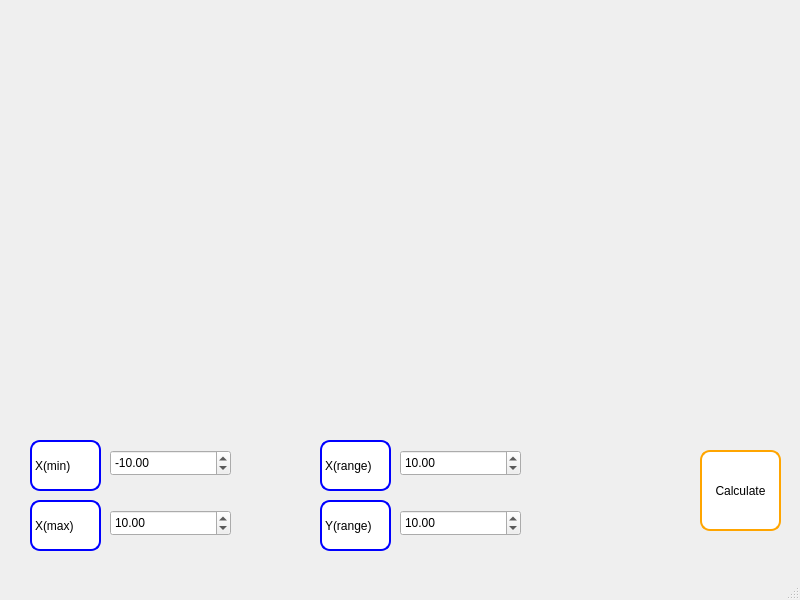
<?xml version="1.0" encoding="UTF-8"?>
<ui version="4.0">
 <class>PlotterWindow</class>
 <widget class="QMainWindow" name="PlotterWindow">
  <property name="geometry">
   <rect>
    <x>0</x>
    <y>0</y>
    <width>800</width>
    <height>600</height>
   </rect>
  </property>
  <property name="windowTitle">
   <string>MainWindow</string>
  </property>
  <widget class="QWidget" name="centralwidget">
   <widget class="QCustomPlot" name="widget" native="true">
    <property name="geometry">
     <rect>
      <x>10</x>
      <y>10</y>
      <width>771</width>
      <height>421</height>
     </rect>
    </property>
    <property name="styleSheet">
     <string notr="true"/>
    </property>
   </widget>
   <widget class="QPushButton" name="pushButton">
    <property name="geometry">
     <rect>
      <x>700</x>
      <y>450</y>
      <width>81</width>
      <height>81</height>
     </rect>
    </property>
    <property name="styleSheet">
     <string notr="true">QPushButton {
	color: black;
   border: 2px solid orange;
	border-radius: 10px;
	background-color: white;
}
QPushButton:pressed {
    background-color: qlineargradient(x1: 0, y1: 0, x2: 0, y2: 1,
                                      stop: 0 #dadbde, stop: 1 #eba171);
}</string>
    </property>
    <property name="text">
     <string>Calculate</string>
    </property>
   </widget>
   <widget class="QDoubleSpinBox" name="doubleSpinBox_1">
    <property name="geometry">
     <rect>
      <x>110</x>
      <y>450</y>
      <width>121</width>
      <height>26</height>
     </rect>
    </property>
    <property name="minimum">
     <double>-100000.000000000000000</double>
    </property>
    <property name="maximum">
     <double>100000.000000000000000</double>
    </property>
    <property name="value">
     <double>-10.000000000000000</double>
    </property>
   </widget>
   <widget class="QDoubleSpinBox" name="doubleSpinBox_2">
    <property name="geometry">
     <rect>
      <x>110</x>
      <y>510</y>
      <width>121</width>
      <height>26</height>
     </rect>
    </property>
    <property name="minimum">
     <double>-99999.000000000000000</double>
    </property>
    <property name="maximum">
     <double>100001.000000000000000</double>
    </property>
    <property name="value">
     <double>10.000000000000000</double>
    </property>
   </widget>
   <widget class="QLabel" name="label">
    <property name="geometry">
     <rect>
      <x>30</x>
      <y>440</y>
      <width>71</width>
      <height>51</height>
     </rect>
    </property>
    <property name="styleSheet">
     <string notr="true">QLabel {
	color: black;
   border: 2px solid blue;
	border-radius: 10px;
	background-color: white;
}</string>
    </property>
    <property name="text">
     <string>X(min)</string>
    </property>
   </widget>
   <widget class="QLabel" name="label_2">
    <property name="geometry">
     <rect>
      <x>30</x>
      <y>500</y>
      <width>71</width>
      <height>51</height>
     </rect>
    </property>
    <property name="styleSheet">
     <string notr="true">QLabel {
	color: black;
   border: 2px solid blue;
	border-radius: 10px;
	background-color: white;
}</string>
    </property>
    <property name="text">
     <string>X(max)</string>
    </property>
   </widget>
   <widget class="QLabel" name="label_3">
    <property name="geometry">
     <rect>
      <x>320</x>
      <y>440</y>
      <width>71</width>
      <height>51</height>
     </rect>
    </property>
    <property name="styleSheet">
     <string notr="true">QLabel {
	color: black;
   border: 2px solid blue;
	border-radius: 10px;
	background-color: white;
}
</string>
    </property>
    <property name="text">
     <string>X(range)</string>
    </property>
   </widget>
   <widget class="QDoubleSpinBox" name="doubleSpinBox_3">
    <property name="geometry">
     <rect>
      <x>400</x>
      <y>450</y>
      <width>121</width>
      <height>26</height>
     </rect>
    </property>
    <property name="styleSheet">
     <string notr="true"/>
    </property>
    <property name="minimum">
     <double>-100000.000000000000000</double>
    </property>
    <property name="maximum">
     <double>100000.000000000000000</double>
    </property>
    <property name="value">
     <double>10.000000000000000</double>
    </property>
   </widget>
   <widget class="QDoubleSpinBox" name="doubleSpinBox_4">
    <property name="geometry">
     <rect>
      <x>400</x>
      <y>510</y>
      <width>121</width>
      <height>26</height>
     </rect>
    </property>
    <property name="minimum">
     <double>-100000.000000000000000</double>
    </property>
    <property name="maximum">
     <double>100000.000000000000000</double>
    </property>
    <property name="value">
     <double>10.000000000000000</double>
    </property>
   </widget>
   <widget class="QLabel" name="label_4">
    <property name="geometry">
     <rect>
      <x>320</x>
      <y>500</y>
      <width>71</width>
      <height>51</height>
     </rect>
    </property>
    <property name="styleSheet">
     <string notr="true">QLabel {
	color: black;
   border: 2px solid blue;
	border-radius: 10px;
	background-color: white;
}
</string>
    </property>
    <property name="text">
     <string>Y(range)</string>
    </property>
   </widget>
  </widget>
  <widget class="QMenuBar" name="menubar">
   <property name="geometry">
    <rect>
     <x>0</x>
     <y>0</y>
     <width>800</width>
     <height>22</height>
    </rect>
   </property>
  </widget>
  <widget class="QStatusBar" name="statusbar"/>
 </widget>
 <customwidgets>
  <customwidget>
   <class>QCustomPlot</class>
   <extends>QWidget</extends>
   <header location="global">qcustomplot.h</header>
   <container>1</container>
  </customwidget>
 </customwidgets>
 <resources/>
 <connections/>
</ui>
